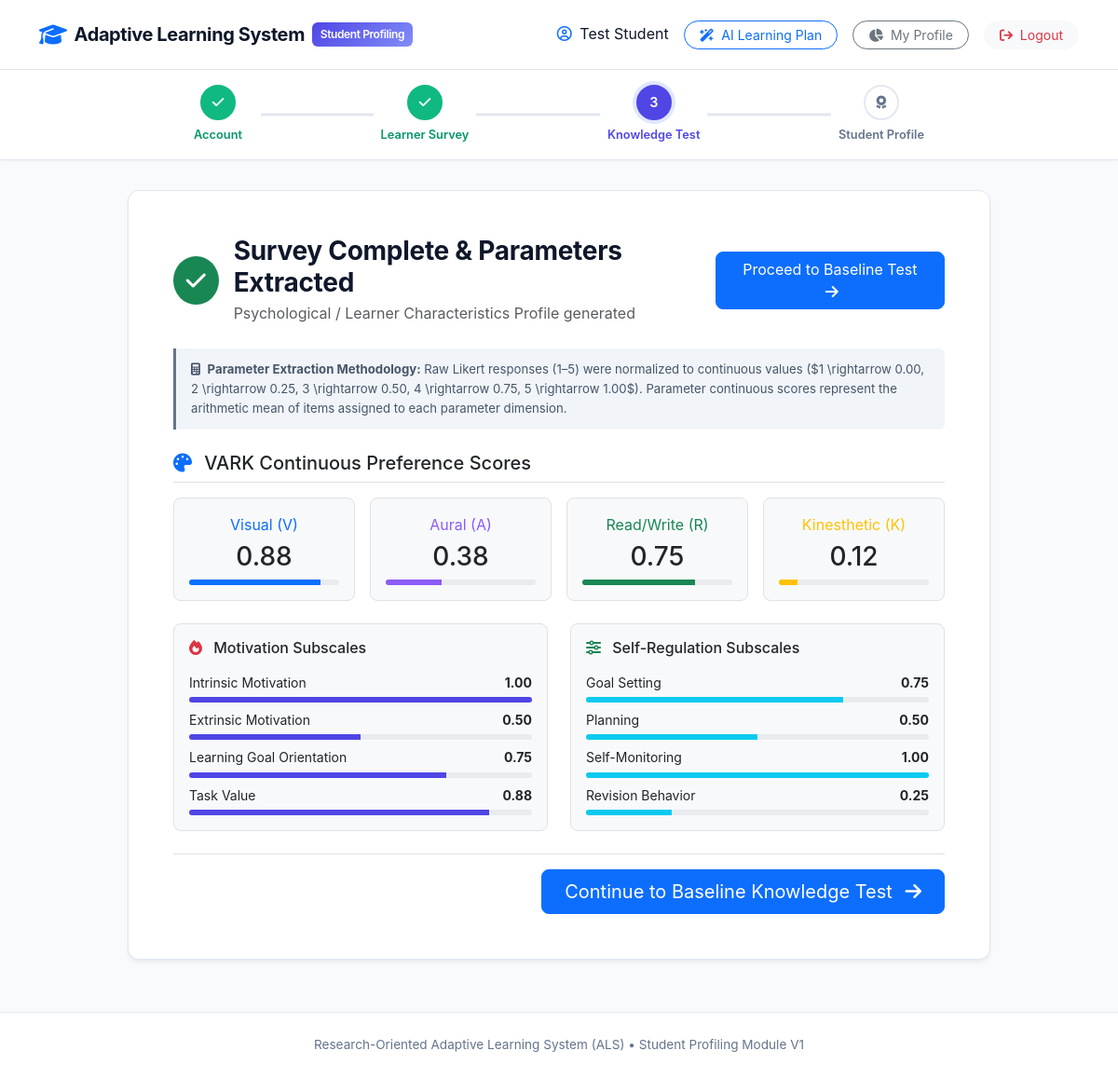
The page /survey/results (signed in) on the database its author committed.
### tables this page shows
CREATE TABLE student_psychological_profile (
        student_id TEXT PRIMARY KEY,
        vark_visual REAL NOT NULL DEFAULT 0.0,
        vark_aural REAL NOT NULL DEFAULT 0.0,
        vark_read_write REAL NOT NULL DEFAULT 0.0,
        vark_kinesthetic REAL NOT NULL DEFAULT 0.0,
        intrinsic_motivation REAL NOT NULL DEFAULT 0.0,
        extrinsic_motivation REAL NOT NULL DEFAULT 0.0,
        learning_goal_orientation REAL NOT NULL DEFAULT 0.0,
        task_value REAL NOT NULL DEFAULT 0.0,
        goal_setting REAL NOT NULL DEFAULT 0.0,
        planning REAL NOT NULL DEFAULT 0.0,
        self_monitoring REAL NOT NULL DEFAULT 0.0,
        revision_behavior REAL NOT NULL DEFAULT 0.0,
        updated_at TIMESTAMP DEFAULT CURRENT_TIMESTAMP,
        FOREIGN KEY (student_id) REFERENCES students(student_id) ON DELETE CASCADE
    );

### app.py (the view)
@app.route('/survey/results')
@login_required
def survey_results():
    student_id = session['student_id']
    conn = get_db()
    cursor = conn.cursor()
    cursor.execute("SELECT * FROM student_psychological_profile WHERE student_id = ?;", (student_id,))
    profile = cursor.fetchone()
    conn.close()
    if not profile:
        flash("Please complete the survey first.", "warning")
        return redirect(url_for('survey'))
    return render_template('survey_results.html', profile=dict(profile))

### templates/survey_results.html (shortened to what this page needs)
{% extends "layout.html" %}
{% block content %}
<div class="row justify-content-center py-2">
    <div class="col-lg-10">
        <div class="card card-custom p-4 p-md-5 mb-4">
            <div class="d-flex align-items-center justify-content-between mb-4">
                <div class="d-flex align-items-center">
                    <div class="bg-success text-white rounded-circle d-flex align-items-center justify-content-center me-3" style="width: 52px; height: 52px;">
                        <i class="fa-solid fa-check fs-4"></i>
                    </div>
                    <div>
                        <h3 class="section-title mb-1">Survey Complete & Parameters Extracted</h3>
                        <p class="text-muted mb-0">Psychological / Learner Characteristics Profile generated</p>
                    </div>
                </div>
                <a href="{{ url_for('test') }}" class="btn btn-primary rounded-3 px-4">
                    Proceed to Baseline Test <i class="fa-solid fa-arrow-right ms-1"></i>
                </a>
            </div>
            <div class="derivation-callout mb-4">
                <i class="fa-solid fa-calculator me-1"></i>
                <strong>Parameter Extraction Methodology:</strong> Raw Likert responses (1–5) were normalized to continuous values ($1 \rightarrow 0.00, 2 \rightarrow 0.25, 3 \rightarrow 0.50, 4 \rightarrow 0.75, 5 \rightarrow 1.00$). Parameter continuous scores represent the arithmetic mean of items assigned to each parameter dimension.
            </div>
            <h5 class="font-weight-bold text-slate-800 border-bottom pb-2 mb-3">
                <i class="fa-solid fa-palette text-primary me-2"></i> VARK Continuous Preference Scores
            </h5>
            <div class="row g-3 mb-4">
                <div class="col-sm-6 col-md-3">
                    <div class="p-3 border rounded-3 text-center bg-light">
                        <div class="text-primary font-weight-bold mb-1">Visual (V)</div>
                        <h3 class="font-weight-bold text-slate-800 mb-2">{{ "%.2f"|format(profile.vark_visual) }}</h3>
                        <div class="progress" style="height: 6px;">
                            <div class="progress-bar bg-primary" role="progressbar" style="width: {{ profile.vark_visual * 100 }}%"></div>
                        </div>
                    </div>
                </div>
                <div class="col-sm-6 col-md-3">
                    <div class="p-3 border rounded-3 text-center bg-light">
                        <div class="text-purple font-weight-bold mb-1" style="color: #8b5cf6;">Aural (A)</div>
                        <h3 class="font-weight-bold text-slate-800 mb-2">{{ "%.2f"|format(profile.vark_aural) }}</h3>
                        <div class="progress" style="height: 6px;">
                            <div class="progress-bar" role="progressbar" style="width: {{ profile.vark_aural * 100 }}%; background-color: #8b5cf6;"></div>
                        </div>
                    </div>
                </div>
                <div class="col-sm-6 col-md-3">
                    <div class="p-3 border rounded-3 text-center bg-light">
                        <div class="text-success font-weight-bold mb-1">Read/Write (R)</div>
                        <h3 class="font-weight-bold text-slate-800 mb-2">{{ "%.2f"|format(profile.vark_read_write) }}</h3>
                        <div class="progress" style="height: 6px;">
                            <div class="progress-bar bg-success" role="progressbar" style="width: {{ profile.vark_read_write * 100 }}%"></div>
                        </div>
                    </div>
                </div>
                <div class="col-sm-6 col-md-3">
                    <div class="p-3 border rounded-3 text-center bg-light">
                        <div class="text-warning font-weight-bold mb-1">Kinesthetic (K)</div>
                        <h3 class="font-weight-bold text-slate-800 mb-2">{{ "%.2f"|format(profile.vark_kinesthetic) }}</h3>
                        <div class="progress" style="height: 6px;">
                            <div class="progress-bar bg-warning" role="progressbar" style="width: {{ profile.vark_kinesthetic * 100 }}%"></div>
                        </div>
                    </div>
                </div>
            </div>
            <div class="row g-4 mb-4">
                <div class="col-md-6">
                    <div class="border rounded-3 p-3 bg-light h-100">
                        <h6 class="font-weight-bold mb-3"><i class="fa-solid fa-fire text-danger me-2"></i> Motivation Subscales</h6>
                        <div class="mb-2">
                            <div class="d-flex justify-content-between small mb-1">
                                <span>Intrinsic Motivation</span>
                                <strong>{{ "%.2f"|format(profile.intrinsic_motivation) }}</strong>
                            </div>
                            <div class="progress" style="height: 6px;"><div class="progress-bar bg-indigo" style="width: {{ profile.intrinsic_motivation * 100 }}%; background-color: #4f46e5;"></div></div>
                        </div>
                        <div class="mb-2">
                            <div class="d-flex justify-content-between small mb-1">
                                <span>Extrinsic Motivation</span>
                                <strong>{{ "%.2f"|format(profile.extrinsic_motivation) }}</strong>
                            </div>
                            <div class="progress" style="height: 6px;"><div class="progress-bar bg-indigo" style="width: {{ profile.extrinsic_motivation * 100 }}%; background-color: #4f46e5;"></div></div>
                        </div>
                        <div class="mb-2">
                            <div class="d-flex justify-content-between small mb-1">
                                <span>Learning Goal Orientation</span>
                                <strong>{{ "%.2f"|format(profile.learning_goal_orientation) }}</strong>
                            </div>
                            <div class="progress" style="height: 6px;"><div class="progress-bar bg-indigo" style="width: {{ profile.learning_goal_orientation * 100 }}%; background-color: #4f46e5;"></div></div>
                        </div>
                        <div>
                            <div class="d-flex justify-content-between small mb-1">
                                <span>Task Value</span>
                                <strong>{{ "%.2f"|format(profile.task_value) }}</strong>
                            </div>
                            <div class="progress" style="height: 6px;"><div class="progress-bar bg-indigo" style="width: {{ profile.task_value * 100 }}%; background-color: #4f46e5;"></div></div>
                        </div>
                    </div>
                </div>
                <div class="col-md-6">
                    <div class="border rounded-3 p-3 bg-light h-100">
                        <h6 class="font-weight-bold mb-3"><i class="fa-solid fa-sliders text-success me-2"></i> Self-Regulation Subscales</h6>
                        <div class="mb-2">
                            <div class="d-flex justify-content-between small mb-1">
                                <span>Goal Setting</span>
                                <strong>{{ "%.2f"|format(profile.goal_setting) }}</strong>
                            </div>
                            <div class="progress" style="height: 6px;"><div class="progress-bar bg-info" style="width: {{ profile.goal_setting * 100 }}%;"></div></div>
                        </div>
                        <div class="mb-2">
                            <div class="d-flex justify-content-between small mb-1">
                                <span>Planning</span>
                                <strong>{{ "%.2f"|format(profile.planning) }}</strong>
                            </div>
                            <div class="progress" style="height: 6px;"><div class="progress-bar bg-info" style="width: {{ profile.planning * 100 }}%;"></div></div>
                        </div>
                        <div class="mb-2">
                            <div class="d-flex justify-content-between small mb-1">
                                <span>Self-Monitoring</span>
                                <strong>{{ "%.2f"|format(profile.self_monitoring) }}</strong>
                            </div>
                            <div class="progress" style="height: 6px;"><div class="progress-bar bg-info" style="width: {{ profile.self_monitoring * 100 }}%;"></div></div>
                        </div>
                        <div>
                            <div class="d-flex justify-content-between small mb-1">
                                <span>Revision Behavior</span>
                                <strong>{{ "%.2f"|format(profile.revision_behavior) }}</strong>
                            </div>
                            <div class="progress" style="height: 6px;"><div class="progress-bar bg-info" style="width: {{ profile.revision_behavior * 100 }}%;"></div></div>
                        </div>
                    </div>
                </div>
            </div>
            <div class="d-flex justify-content-end border-top pt-3">
                <a href="{{ url_for('test') }}" class="btn btn-primary btn-lg rounded-3 px-4">
                    Continue to Baseline Knowledge Test <i class="fa-solid fa-arrow-right ms-2"></i>
                </a>
            </div>
        </div>
    </div>
</div>
{% endblock %}

### templates/layout.html (shortened to what this page needs)
<!DOCTYPE html>
<html lang="en">
<head>
    <link href="https://cdn.jsdelivr.net/npm/bootstrap@5.3.2/dist/css/bootstrap.min.css" rel="stylesheet">
    <link rel="stylesheet" href="https://cdnjs.cloudflare.com/ajax/libs/font-awesome/6.4.0/css/all.min.css">
    <link rel="stylesheet" href="{{ url_for('static', filename='css/style.css') }}">
</head>
<body>
    <nav class="navbar navbar-expand-lg navbar-light bg-white border-bottom py-3">
        <div class="container">
            <a class="navbar-brand d-flex align-items-center" href="{{ url_for('index') }}">
                <i class="fa-solid fa-graduation-cap text-primary me-2 fs-4"></i>
                <span>Adaptive Learning System</span>
                <span class="brand-badge">Student Profiling</span>
            </a>
            <div class="collapse navbar-collapse" id="navbarNav">
                <ul class="navbar-flex ms-auto navbar-nav align-items-center gap-3">
                    {% if session.get('student_id') %}
                        <li class="nav-item">
                            <span class="text-slate-600 font-weight-medium">
                                <i class="fa-regular fa-circle-user me-1 text-primary"></i> {{ session.get('student_name') }}
                            </span>
                        </li>
                        <li class="nav-item">
                            <a class="btn btn-outline-primary btn-sm rounded-pill px-3" href="{{ url_for('recommendations_page') }}">
                                <i class="fa-solid fa-wand-magic-sparkles me-1"></i> AI Learning Plan
                            </a>
                        </li>
                        <li class="nav-item">
                            <a class="btn btn-outline-secondary btn-sm rounded-pill px-3" href="{{ url_for('profile') }}">
                                <i class="fa-solid fa-chart-pie me-1"></i> My Profile
                            </a>
                        </li>
                        <li class="nav-item">
                            <a class="btn btn-light btn-sm text-danger rounded-pill px-3" href="{{ url_for('logout') }}">
                                <i class="fa-solid fa-arrow-right-from-bracket me-1"></i> Logout
                            </a>
                        </li>
                    {% endif %}
                </ul>
            </div>
        </div>
    </nav>
    {% if session.get('student_id') and current_step %}
    <div class="stepper-wrapper">
        <div class="container">
            <div class="stepper">
                <div class="step-item {% if current_step in ['survey', 'knowledge_test', 'completed'] %}completed{% endif %} {% if current_step == 'intro' %}active{% endif %}">
                    <div class="step-circle">
                        {% if current_step in ['survey', 'knowledge_test', 'completed'] %}<i class="fa-solid fa-check"></i>{% else %}1{% endif %}
                    </div>
                    <div class="step-title">Account</div>
                </div>
                <div class="step-item {% if current_step in ['knowledge_test', 'completed'] %}completed{% endif %} {% if current_step == 'survey' %}active{% endif %}">
                    <div class="step-circle">
                        {% if current_step in ['knowledge_test', 'completed'] %}<i class="fa-solid fa-check"></i>{% else %}2{% endif %}
                    </div>
                    <div class="step-title">Learner Survey</div>
                </div>
                <div class="step-item {% if current_step == 'completed' %}completed{% endif %} {% if current_step == 'knowledge_test' %}active{% endif %}">
                    <div class="step-circle">
                        {% if current_step == 'completed' %}<i class="fa-solid fa-check"></i>{% else %}3{% endif %}
                    </div>
                    <div class="step-title">Knowledge Test</div>
                </div>
                <div class="step-item {% if current_step == 'completed' %}active{% endif %}">
                    <div class="step-circle">
                        <i class="fa-solid fa-award"></i>
                    </div>
                    <div class="step-title">Student Profile</div>
                </div>
            </div>
        </div>
    </div>
    {% endif %}
    <main class="container py-4">
        {% block content %}{% endblock %}
    </main>
    <footer class="footer mt-auto">
        <div class="container text-center">
            <p class="mb-0">Research-Oriented Adaptive Learning System (ALS) &bull; Student Profiling Module V1</p>
        </div>
    </footer>
</body>
</html>

### rows shown on the page
student_psychological_profile: vark_visual "0.88", vark_aural "0.38", vark_read_write "0.75", vark_kinesthetic "0.12", intrinsic_motivation "1.00", extrinsic_motivation "0.50", learning_goal_orientation "0.75", task_value "0.88", goal_setting "0.75", planning "0.50", self_monitoring "1.00", revision_behavior "0.25"

### other values the page prints
{{ session.get('student_name') }} "Test Student"
